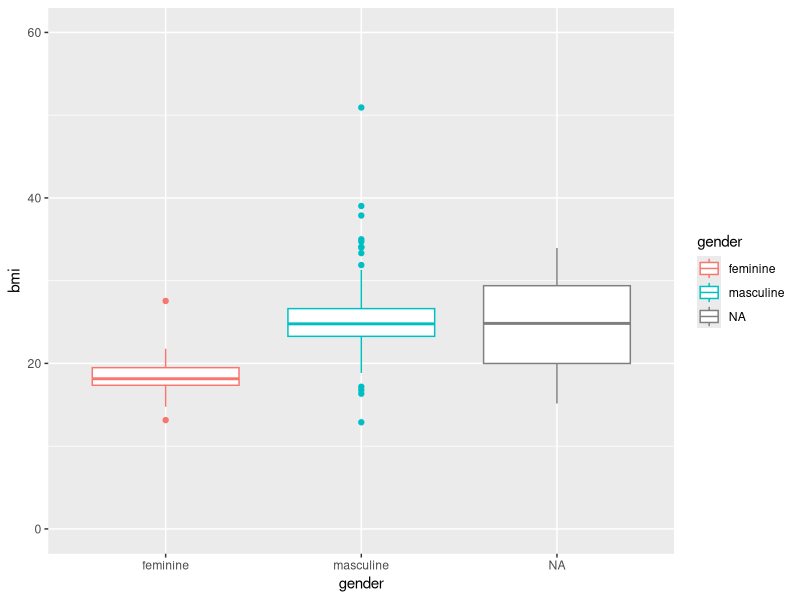

R code for this plot:
## ---- chunk 1
knitr::opts_chunk$set(echo = TRUE)
## ---- chunk 2
library(tidyverse)
library(knitr)
## ---- chunk 3
one<-starwars %>% 
  group_by(homeworld) %>% 
  summarise(species = n_distinct(species,na.rm = TRUE),n = n()) %>% 
  na.omit() %>%
  arrange(desc(species))

species<-sum(one$species)

## ---- chunk 4
two<-starwars %>% 
  mutate(most = lengths(films)) %>%
  summarize(name,most) %>%
  arrange(desc(most)) %>%
  head(1)
## ---- chunk 5
 three<-starwars %>%
  group_by(species) %>%
  summarise(avg_height = mean(height), avg_mass = mean(mass)) %>%
  na.omit()
kable(three)
## ---- chunk 6
mystarwars<- add_row(starwars,name="Melisa San",films=list("A New Hope,Attack of the Clones"),starships=list("H-type Nubian yacht"),eye_color="Black",homeworld="Naboo",height=170,mass = 55,hair_color="black",skin_color="white",birth_year=1997,sex="female",gender="feminine",species="Droid",vehicles=list("Zephyr-G swoop bike"))
kable(t(tail(mystarwars,1)),col.names = c("Added Values"))
## ---- chunk 7
newdataset<- data.frame(name = starwars$name,mass = starwars$mass,height = starwars$height,species = starwars$species,hair_color = starwars$hair_color,skin_Color = starwars$skin_color,eye_color = starwars$eye_color,sex = starwars$sex,gender = starwars$gender,bmi = starwars$mass/(starwars$height/100)^2)
kable(newdataset[1:10,])

## ---- chunk 8
six<-newdataset %>%
  group_by(species) %>%
          mutate(underweight = ((bmi < 18.5)),
           healty = ((18.5 < bmi) & (bmi < 24.99)),
           overweight =((25.0 < bmi) & (bmi < 29.99)),
           obese = ((bmi > 30.0))) %>%
  summarise(healty = sum(healty,na.rm = TRUE),
            underweight = sum(underweight,na.rm = TRUE),
            overweight =   sum(overweight,na.rm = TRUE),
            obese =  sum(obese,na.rm = TRUE)) %>%
  na.omit()
kable(six)
## ---- chunk 9
seven<-ggplot(data = newdataset,mapping = aes(x=gender, y=bmi,color=gender)) +
  geom_boxplot()
seven + scale_y_continuous(limits=c(0,60))
